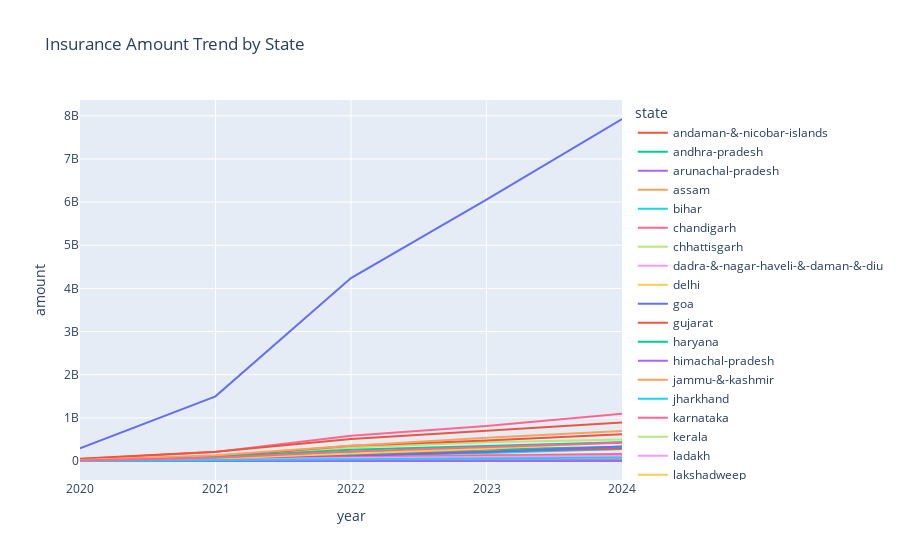

Notebook cell for this chart:
### Code cell
# Insurance amount trend
grouped = df_insurance.groupby(["state", "year"])["amount"].sum().reset_index()
fig = px.line(grouped, x="year", y="amount", color="state", title="Insurance Amount Trend by State")
fig.show()

### Figure 1 — Plotly figure (JSON) as saved in the notebook; plotly's stock layout.template omitted (floating-point values rounded to 4 significant figures)
{"data": [{"hovertemplate": "state=<br>year=%{x}<br>amount=%{y}<extra></extra>", "legendgroup": "", "line": {"color": "#636efa", "dash": "solid"}, "marker": {"symbol": "circle"}, "mode": "lines", "name": "", "orientation": "v", "showlegend": false, "type": "scatter", "x": [2020, 2021, 2022, 2023, 2024], "xaxis": "x", "y": [294200000.0, 1499000000.0, 4239000000.0, 6057000000.0, 7927000000.0], "yaxis": "y"}, {"hovertemplate": "state=andaman-&-nicobar-islands<br>year=%{x}<br>amount=%{y}<extra></extra>", "legendgroup": "andaman-&-nicobar-islands", "line": {"color": "#EF553B", "dash": "solid"}, "marker": {"symbol": "circle"}, "mode": "lines", "name": "andaman-&-nicobar-islands", "orientation": "v", "showlegend": true, "type": "scatter", "x": [2020, 2021, 2022, 2023, 2024], "xaxis": "x", "y": [174700.0, 1787000.0, 4255000.0, 5682000.0, 7488000.0], "yaxis": "y"}, {"hovertemplate": "state=andhra-pradesh<br>year=%{x}<br>amount=%{y}<extra></extra>", "legendgroup": "andhra-pradesh", "line": {"color": "#00cc96", "dash": "solid"}, "marker": {"symbol": "circle"}, "mode": "lines", "name": "andhra-pradesh", "orientation": "v", "showlegend": true, "type": "scatter", "x": [2020, 2021, 2022, 2023, 2024], "xaxis": "x", "y": [29390000.0, 87010000.0, 191200000.0, 224200000.0, 280500000.0], "yaxis": "y"}, {"hovertemplate": "state=arunachal-pradesh<br>year=%{x}<br>amount=%{y}<extra></extra>", "legendgroup": "arunachal-pradesh", "line": {"color": "#ab63fa", "dash": "solid"}, "marker": {"symbol": "circle"}, "mode": "lines", "name": "arunachal-pradesh", "orientation": "v", "showlegend": true, "type": "scatter", "x": [2020, 2021, 2022, 2023, 2024], "xaxis": "x", "y": [138300.0, 1326000.0, 5019000.0, 7854000.0, 9084000.0], "yaxis": "y"}, {"hovertemplate": "state=assam<br>year=%{x}<br>amount=%{y}<extra></extra>", "legendgroup": "assam", "line": {"color": "#FFA15A", "dash": "solid"}, "marker": {"symbol": "circle"}, "mode": "lines", "name": "assam", "orientation": "v", "showlegend": true, "type": "scatter", "x": [2020, 2021, 2022, 2023, 2024], "xaxis": "x", "y": [2616000.0, 25320000.0, 94590000.0, 139700000.0, 149600000.0], "yaxis": "y"}, {"hovertemplate": "state=bihar<br>year=%{x}<br>amount=%{y}<extra></extra>", "legendgroup": "bihar", "line": {"color": "#19d3f3", "dash": "solid"}, "marker": {"symbol": "circle"}, "mode": "lines", "name": "bihar", "orientation": "v", "showlegend": true, "type": "scatter", "x": [2020, 2021, 2022, 2023, 2024], "xaxis": "x", "y": [10620000.0, 67650000.0, 134600000.0, 182600000.0, 275600000.0], "yaxis": "y"}, {"hovertemplate": "state=chandigarh<br>year=%{x}<br>amount=%{y}<extra></extra>", "legendgroup": "chandigarh", "line": {"color": "#FF6692", "dash": "solid"}, "marker": {"symbol": "circle"}, "mode": "lines", "name": "chandigarh", "orientation": "v", "showlegend": true, "type": "scatter", "x": [2020, 2021, 2022, 2023, 2024], "xaxis": "x", "y": [253800.0, 1855000.0, 7049000.0, 10630000.0, 13500000.0], "yaxis": "y"}, {"hovertemplate": "state=chhattisgarh<br>year=%{x}<br>amount=%{y}<extra></extra>", "legendgroup": "chhattisgarh", "line": {"color": "#B6E880", "dash": "solid"}, "marker": {"symbol": "circle"}, "mode": "lines", "name": "chhattisgarh", "orientation": "v", "showlegend": true, "type": "scatter", "x": [2020, 2021, 2022, 2023, 2024], "xaxis": "x", "y": [3923000.0, 18230000.0, 50520000.0, 80510000.0, 121200000.0], "yaxis": "y"}, {"hovertemplate": "state=dadra-&-nagar-haveli-&-daman-&-diu<br>year=%{x}<br>amount=%{y}<extra></extra>", "legendgroup": "dadra-&-nagar-haveli-&-daman-&-diu", "line": {"color": "#FF97FF", "dash": "solid"}, "marker": {"symbol": "circle"}, "mode": "lines", "name": "dadra-&-nagar-haveli-&-daman-&-diu", "orientation": "v", "showlegend": true, "type": "scatter", "x": [2020, 2021, 2022, 2023, 2024], "xaxis": "x", "y": [316000.0, 1260000.0, 3664000.0, 5581000.0, 7171000.0], "yaxis": "y"}, {"hovertemplate": "state=delhi<br>year=%{x}<br>amount=%{y}<extra></extra>", "legendgroup": "delhi", "line": {"color": "#FECB52", "dash": "solid"}, "marker": {"symbol": "circle"}, "mode": "lines", "name": "delhi", "orientation": "v", "showlegend": true, "type": "scatter", "x": [2020, 2021, 2022, 2023, 2024], "xaxis": "x", "y": [11870000.0, 72080000.0, 169400000.0, 252200000.0, 309800000.0], "yaxis": "y"}, {"hovertemplate": "state=goa<br>year=%{x}<br>amount=%{y}<extra></extra>", "legendgroup": "goa", "line": {"color": "#636efa", "dash": "solid"}, "marker": {"symbol": "circle"}, "mode": "lines", "name": "goa", "orientation": "v", "showlegend": true, "type": "scatter", "x": [2020, 2021, 2022, 2023, 2024], "xaxis": "x", "y": [950300.0, 5979000.0, 19290000.0, 24850000.0, 32660000.0], "yaxis": "y"}, {"hovertemplate": "state=gujarat<br>year=%{x}<br>amount=%{y}<extra></extra>", "legendgroup": "gujarat", "line": {"color": "#EF553B", "dash": "solid"}, "marker": {"symbol": "circle"}, "mode": "lines", "name": "gujarat", "orientation": "v", "showlegend": true, "type": "scatter", "x": [2020, 2021, 2022, 2023, 2024], "xaxis": "x", "y": [10820000.0, 53180000.0, 150200000.0, 225700000.0, 289300000.0], "yaxis": "y"}, {"hovertemplate": "state=haryana<br>year=%{x}<br>amount=%{y}<extra></extra>", "legendgroup": "haryana", "line": {"color": "#00cc96", "dash": "solid"}, "marker": {"symbol": "circle"}, "mode": "lines", "name": "haryana", "orientation": "v", "showlegend": true, "type": "scatter", "x": [2020, 2021, 2022, 2023, 2024], "xaxis": "x", "y": [9039000.0, 57670000.0, 168300000.0, 265800000.0, 330100000.0], "yaxis": "y"}, {"hovertemplate": "state=himachal-pradesh<br>year=%{x}<br>amount=%{y}<extra></extra>", "legendgroup": "himachal-pradesh", "line": {"color": "#ab63fa", "dash": "solid"}, "marker": {"symbol": "circle"}, "mode": "lines", "name": "himachal-pradesh", "orientation": "v", "showlegend": true, "type": "scatter", "x": [2020, 2021, 2022, 2023, 2024], "xaxis": "x", "y": [874500.0, 9421000.0, 25830000.0, 36090000.0, 45070000.0], "yaxis": "y"}, {"hovertemplate": "state=jammu-&-kashmir<br>year=%{x}<br>amount=%{y}<extra></extra>", "legendgroup": "jammu-&-kashmir", "line": {"color": "#FFA15A", "dash": "solid"}, "marker": {"symbol": "circle"}, "mode": "lines", "name": "jammu-&-kashmir", "orientation": "v", "showlegend": true, "type": "scatter", "x": [2020, 2021, 2022, 2023, 2024], "xaxis": "x", "y": [916700.0, 10740000.0, 33370000.0, 46160000.0, 62740000.0], "yaxis": "y"}, {"hovertemplate": "state=jharkhand<br>year=%{x}<br>amount=%{y}<extra></extra>", "legendgroup": "jharkhand", "line": {"color": "#19d3f3", "dash": "solid"}, "marker": {"symbol": "circle"}, "mode": "lines", "name": "jharkhand", "orientation": "v", "showlegend": true, "type": "scatter", "x": [2020, 2021, 2022, 2023, 2024], "xaxis": "x", "y": [4612000.0, 26600000.0, 68590000.0, 105700000.0, 143200000.0], "yaxis": "y"}, {"hovertemplate": "state=karnataka<br>year=%{x}<br>amount=%{y}<extra></extra>", "legendgroup": "karnataka", "line": {"color": "#FF6692", "dash": "solid"}, "marker": {"symbol": "circle"}, "mode": "lines", "name": "karnataka", "orientation": "v", "showlegend": true, "type": "scatter", "x": [2020, 2021, 2022, 2023, 2024], "xaxis": "x", "y": [44020000.0, 208500000.0, 583600000.0, 809800000.0, 1097000000.0], "yaxis": "y"}, {"hovertemplate": "state=kerala<br>year=%{x}<br>amount=%{y}<extra></extra>", "legendgroup": "kerala", "line": {"color": "#B6E880", "dash": "solid"}, "marker": {"symbol": "circle"}, "mode": "lines", "name": "kerala", "orientation": "v", "showlegend": true, "type": "scatter", "x": [2020, 2021, 2022, 2023, 2024], "xaxis": "x", "y": [7636000.0, 59230000.0, 313500000.0, 434300000.0, 499000000.0], "yaxis": "y"}, {"hovertemplate": "state=ladakh<br>year=%{x}<br>amount=%{y}<extra></extra>", "legendgroup": "ladakh", "line": {"color": "#FF97FF", "dash": "solid"}, "marker": {"symbol": "circle"}, "mode": "lines", "name": "ladakh", "orientation": "v", "showlegend": true, "type": "scatter", "x": [2020, 2021, 2022, 2023, 2024], "xaxis": "x", "y": [47000.0, 490800.0, 1243000.0, 2500000.0, 3528000.0], "yaxis": "y"}, {"hovertemplate": "state=lakshadweep<br>year=%{x}<br>amount=%{y}<extra></extra>", "legendgroup": "lakshadweep", "line": {"color": "#FECB52", "dash": "solid"}, "marker": {"symbol": "circle"}, "mode": "lines", "name": "lakshadweep", "orientation": "v", "showlegend": true, "type": "scatter", "x": [2020, 2021, 2022, 2023, 2024], "xaxis": "x", "y": [1199.0, 45320.0, 130800.0, 159300.0, 287400.0], "yaxis": "y"}, {"hovertemplate": "state=madhya-pradesh<br>year=%{x}<br>amount=%{y}<extra></extra>", "legendgroup": "madhya-pradesh", "line": {"color": "#636efa", "dash": "solid"}, "marker": {"symbol": "circle"}, "mode": "lines", "name": "madhya-pradesh", "orientation": "v", "showlegend": true, "type": "scatter", "x": [2020, 2021, 2022, 2023, 2024], "xaxis": "x", "y": [9592000.0, 40690000.0, 112000000.0, 210800000.0, 338100000.0], "yaxis": "y"}, {"hovertemplate": "state=maharashtra<br>year=%{x}<br>amount=%{y}<extra></extra>", "legendgroup": "maharashtra", "line": {"color": "#EF553B", "dash": "solid"}, "marker": {"symbol": "circle"}, "mode": "lines", "name": "maharashtra", "orientation": "v", "showlegend": true, "type": "scatter", "x": [2020, 2021, 2022, 2023, 2024], "xaxis": "x", "y": [53220000.0, 214500000.0, 510800000.0, 692700000.0, 891900000.0], "yaxis": "y"}, {"hovertemplate": "state=manipur<br>year=%{x}<br>amount=%{y}<extra></extra>", "legendgroup": "manipur", "line": {"color": "#00cc96", "dash": "solid"}, "marker": {"symbol": "circle"}, "mode": "lines", "name": "manipur", "orientation": "v", "showlegend": true, "type": "scatter", "x": [2020, 2021, 2022, 2023, 2024], "xaxis": "x", "y": [106800.0, 558400.0, 2095000.0, 1643000.0, 2747000.0], "yaxis": "y"}, {"hovertemplate": "state=meghalaya<br>year=%{x}<br>amount=%{y}<extra></extra>", "legendgroup": "meghalaya", "line": {"color": "#ab63fa", "dash": "solid"}, "marker": {"symbol": "circle"}, "mode": "lines", "name": "meghalaya", "orientation": "v", "showlegend": true, "type": "scatter", "x": [2020, 2021, 2022, 2023, 2024], "xaxis": "x", "y": [113500.0, 943400.0, 3747000.0, 6311000.0, 9243000.0], "yaxis": "y"}, {"hovertemplate": "state=mizoram<br>year=%{x}<br>amount=%{y}<extra></extra>", "legendgroup": "mizoram", "line": {"color": "#FFA15A", "dash": "solid"}, "marker": {"symbol": "circle"}, "mode": "lines", "name": "mizoram", "orientation": "v", "showlegend": true, "type": "scatter", "x": [2020, 2021, 2022, 2023, 2024], "xaxis": "x", "y": [151100.0, 687100.0, 1388000.0, 1389000.0, 1847000.0], "yaxis": "y"}, {"hovertemplate": "state=nagaland<br>year=%{x}<br>amount=%{y}<extra></extra>", "legendgroup": "nagaland", "line": {"color": "#19d3f3", "dash": "solid"}, "marker": {"symbol": "circle"}, "mode": "lines", "name": "nagaland", "orientation": "v", "showlegend": true, "type": "scatter", "x": [2020, 2021, 2022, 2023, 2024], "xaxis": "x", "y": [69420.0, 647500.0, 2051000.0, 2789000.0, 3600000.0], "yaxis": "y"}, {"hovertemplate": "state=odisha<br>year=%{x}<br>amount=%{y}<extra></extra>", "legendgroup": "odisha", "line": {"color": "#FF6692", "dash": "solid"}, "marker": {"symbol": "circle"}, "mode": "lines", "name": "odisha", "orientation": "v", "showlegend": true, "type": "scatter", "x": [2020, 2021, 2022, 2023, 2024], "xaxis": "x", "y": [7464000.0, 27170000.0, 88040000.0, 129400000.0, 164500000.0], "yaxis": "y"}, {"hovertemplate": "state=puducherry<br>year=%{x}<br>amount=%{y}<extra></extra>", "legendgroup": "puducherry", "line": {"color": "#B6E880", "dash": "solid"}, "marker": {"symbol": "circle"}, "mode": "lines", "name": "puducherry", "orientation": "v", "showlegend": true, "type": "scatter", "x": [2020, 2021, 2022, 2023, 2024], "xaxis": "x", "y": [278600.0, 2363000.0, 7980000.0, 11520000.0, 14980000.0], "yaxis": "y"}, {"hovertemplate": "state=punjab<br>year=%{x}<br>amount=%{y}<extra></extra>", "legendgroup": "punjab", "line": {"color": "#FF97FF", "dash": "solid"}, "marker": {"symbol": "circle"}, "mode": "lines", "name": "punjab", "orientation": "v", "showlegend": true, "type": "scatter", "x": [2020, 2021, 2022, 2023, 2024], "xaxis": "x", "y": [2968000.0, 21510000.0, 69730000.0, 101500000.0, 117400000.0], "yaxis": "y"}, {"hovertemplate": "state=rajasthan<br>year=%{x}<br>amount=%{y}<extra></extra>", "legendgroup": "rajasthan", "line": {"color": "#FECB52", "dash": "solid"}, "marker": {"symbol": "circle"}, "mode": "lines", "name": "rajasthan", "orientation": "v", "showlegend": true, "type": "scatter", "x": [2020, 2021, 2022, 2023, 2024], "xaxis": "x", "y": [11330000.0, 59680000.0, 171700000.0, 281800000.0, 435200000.0], "yaxis": "y"}, {"hovertemplate": "state=sikkim<br>year=%{x}<br>amount=%{y}<extra></extra>", "legendgroup": "sikkim", "line": {"color": "#636efa", "dash": "solid"}, "marker": {"symbol": "circle"}, "mode": "lines", "name": "sikkim", "orientation": "v", "showlegend": true, "type": "scatter", "x": [2020, 2021, 2022, 2023, 2024], "xaxis": "x", "y": [103000.0, 877900.0, 2212000.0, 2809000.0, 4882000.0], "yaxis": "y"}, {"hovertemplate": "state=tamil-nadu<br>year=%{x}<br>amount=%{y}<extra></extra>", "legendgroup": "tamil-nadu", "line": {"color": "#EF553B", "dash": "solid"}, "marker": {"symbol": "circle"}, "mode": "lines", "name": "tamil-nadu", "orientation": "v", "showlegend": true, "type": "scatter", "x": [2020, 2021, 2022, 2023, 2024], "xaxis": "x", "y": [12330000.0, 93210000.0, 353000000.0, 476100000.0, 620900000.0], "yaxis": "y"}, {"hovertemplate": "state=telangana<br>year=%{x}<br>amount=%{y}<extra></extra>", "legendgroup": "telangana", "line": {"color": "#00cc96", "dash": "solid"}, "marker": {"symbol": "circle"}, "mode": "lines", "name": "telangana", "orientation": "v", "showlegend": true, "type": "scatter", "x": [2020, 2021, 2022, 2023, 2024], "xaxis": "x", "y": [23170000.0, 95520000.0, 263300000.0, 351900000.0, 437100000.0], "yaxis": "y"}, {"hovertemplate": "state=tripura<br>year=%{x}<br>amount=%{y}<extra></extra>", "legendgroup": "tripura", "line": {"color": "#ab63fa", "dash": "solid"}, "marker": {"symbol": "circle"}, "mode": "lines", "name": "tripura", "orientation": "v", "showlegend": true, "type": "scatter", "x": [2020, 2021, 2022, 2023, 2024], "xaxis": "x", "y": [233500.0, 2274000.0, 7221000.0, 10640000.0, 13380000.0], "yaxis": "y"}, {"hovertemplate": "state=uttar-pradesh<br>year=%{x}<br>amount=%{y}<extra></extra>", "legendgroup": "uttar-pradesh", "line": {"color": "#FFA15A", "dash": "solid"}, "marker": {"symbol": "circle"}, "mode": "lines", "name": "uttar-pradesh", "orientation": "v", "showlegend": true, "type": "scatter", "x": [2020, 2021, 2022, 2023, 2024], "xaxis": "x", "y": [20530000.0, 135500000.0, 354900000.0, 536600000.0, 692800000.0], "yaxis": "y"}, {"hovertemplate": "state=uttarakhand<br>year=%{x}<br>amount=%{y}<extra></extra>", "legendgroup": "uttarakhand", "line": {"color": "#19d3f3", "dash": "solid"}, "marker": {"symbol": "circle"}, "mode": "lines", "name": "uttarakhand", "orientation": "v", "showlegend": true, "type": "scatter", "x": [2020, 2021, 2022, 2023, 2024], "xaxis": "x", "y": [2515000.0, 18480000.0, 41880000.0, 59320000.0, 78510000.0], "yaxis": "y"}, {"hovertemplate": "state=west-bengal<br>year=%{x}<br>amount=%{y}<extra></extra>", "legendgroup": "west-bengal", "line": {"color": "#FF6692", "dash": "solid"}, "marker": {"symbol": "circle"}, "mode": "lines", "name": "west-bengal", "orientation": "v", "showlegend": true, "type": "scatter", "x": [2020, 2021, 2022, 2023, 2024], "xaxis": "x", "y": [11820000.0, 76280000.0, 222500000.0, 319400000.0, 422500000.0], "yaxis": "y"}], "layout": {"legend": {"title": {"text": "state"}, "tracegroupgap": 0}, "title": {"text": "Insurance Amount Trend by State"}, "xaxis": {"anchor": "y", "domain": [0, 1], "title": {"text": "year"}}, "yaxis": {"anchor": "x", "domain": [0, 1], "title": {"text": "amount"}}}}
